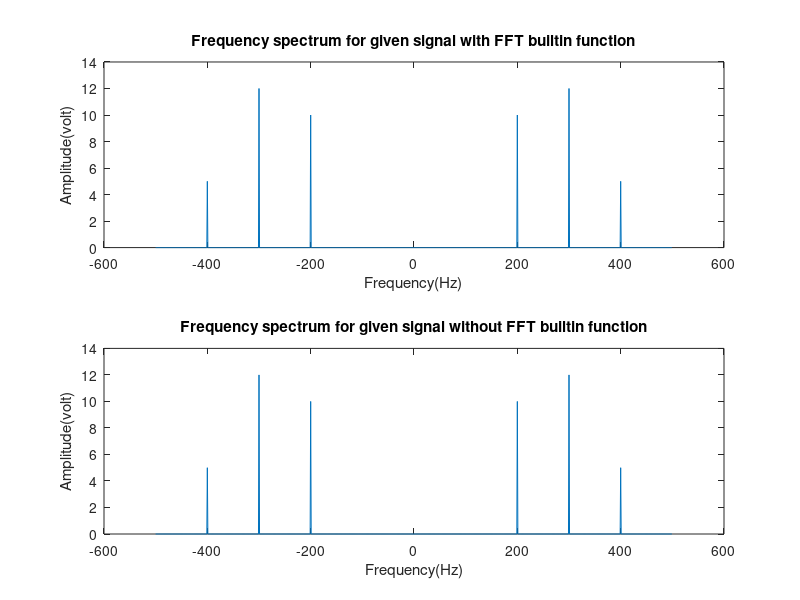

Write the MATLAB code that produced this figure.
A=10;
fs=1000;
Ts=1/fs;
t=(1:1000)*Ts;
x=10*sin(2*pi*200*t)+5*sin(2*pi*400*t)+12*sin(2*pi*300*t);
N=length(t);
f=fs.*(-N/2:N/2-1)/N;
N=length(t);
%FFT With Built-in Function
yy=fft(x);
yyy=fftshift(yy);
subplot(2, 1, 1);
plot(f,(2*abs(yyy)/N));
title('Frequency spectrum for given signal with FFT builtin function');
xlabel('Frequency(Hz)');
ylabel('Amplitude(volt)');
%FFT without Built-in Function
mm=[];
for(k=1:N)
for(n=1:N)
y1(n)=x(n).*exp(-j*2*pi*((-N/2)+n-1)*((-N/2)+k-1)/N);
end
mm=[mm sum(y1)];
end
length(mm);
subplot(2, 1, 2);
plot(f,2*abs(mm)/N);
title('Frequency spectrum for given signal without FFT builtin function');
xlabel('Frequency(Hz)');
ylabel('Amplitude(volt)');
